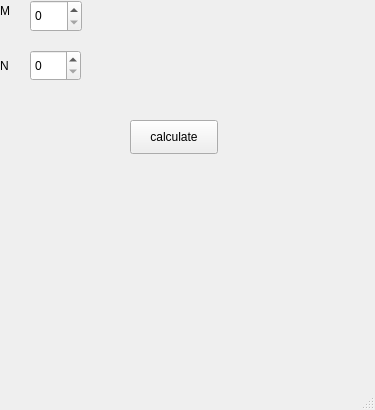
<?xml version="1.0" encoding="UTF-8"?>
<ui version="4.0">
 <class>MainWindow</class>
 <widget class="QMainWindow" name="MainWindow">
  <property name="geometry">
   <rect>
    <x>0</x>
    <y>0</y>
    <width>375</width>
    <height>410</height>
   </rect>
  </property>
  <property name="windowTitle">
   <string>MainWindow</string>
  </property>
  <widget class="QWidget" name="centralwidget">
   <widget class="QSpinBox" name="spinBox_m">
    <property name="geometry">
     <rect>
      <x>30</x>
      <y>0</y>
      <width>52</width>
      <height>32</height>
     </rect>
    </property>
    <property name="maximum">
     <number>10000</number>
    </property>
   </widget>
   <widget class="QLabel" name="label">
    <property name="geometry">
     <rect>
      <x>0</x>
      <y>0</y>
      <width>21</width>
      <height>21</height>
     </rect>
    </property>
    <property name="text">
     <string>M</string>
    </property>
   </widget>
   <widget class="QLabel" name="label_2">
    <property name="geometry">
     <rect>
      <x>0</x>
      <y>50</y>
      <width>21</width>
      <height>31</height>
     </rect>
    </property>
    <property name="text">
     <string>N</string>
    </property>
   </widget>
   <widget class="QSpinBox" name="spinBox_n">
    <property name="geometry">
     <rect>
      <x>30</x>
      <y>50</y>
      <width>51</width>
      <height>31</height>
     </rect>
    </property>
    <property name="maximum">
     <number>1000000</number>
    </property>
   </widget>
   <widget class="QLabel" name="label_ankerman">
    <property name="geometry">
     <rect>
      <x>110</x>
      <y>190</y>
      <width>141</width>
      <height>51</height>
     </rect>
    </property>
    <property name="text">
     <string> </string>
    </property>
   </widget>
   <widget class="QPushButton" name="pushButton">
    <property name="geometry">
     <rect>
      <x>130</x>
      <y>120</y>
      <width>88</width>
      <height>34</height>
     </rect>
    </property>
    <property name="text">
     <string>calculate</string>
    </property>
   </widget>
  </widget>
  <widget class="QMenuBar" name="menubar">
   <property name="geometry">
    <rect>
     <x>0</x>
     <y>0</y>
     <width>375</width>
     <height>30</height>
    </rect>
   </property>
  </widget>
  <widget class="QStatusBar" name="statusbar"/>
 </widget>
 <resources/>
 <connections/>
</ui>
